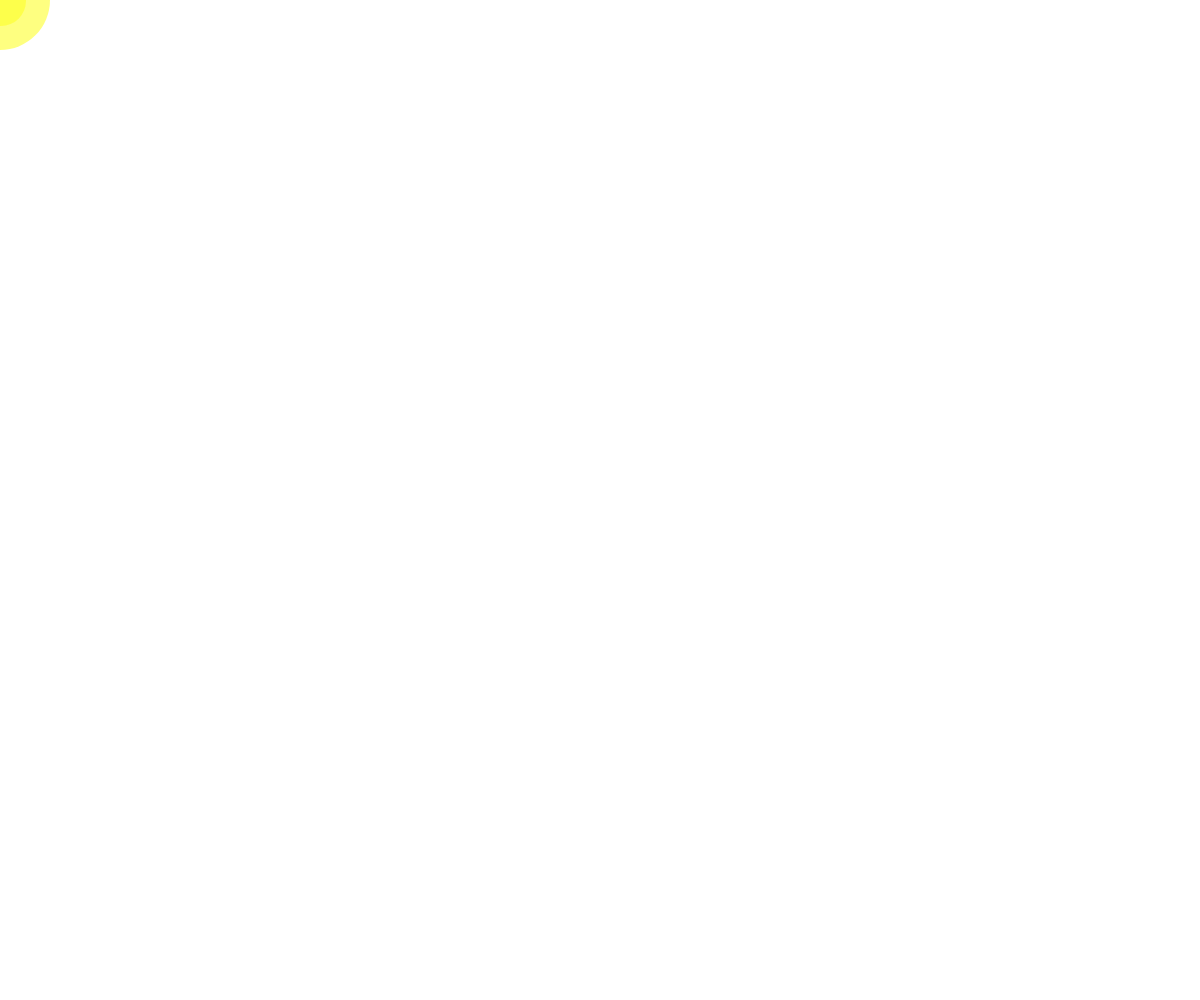
Frame 1 (no input)
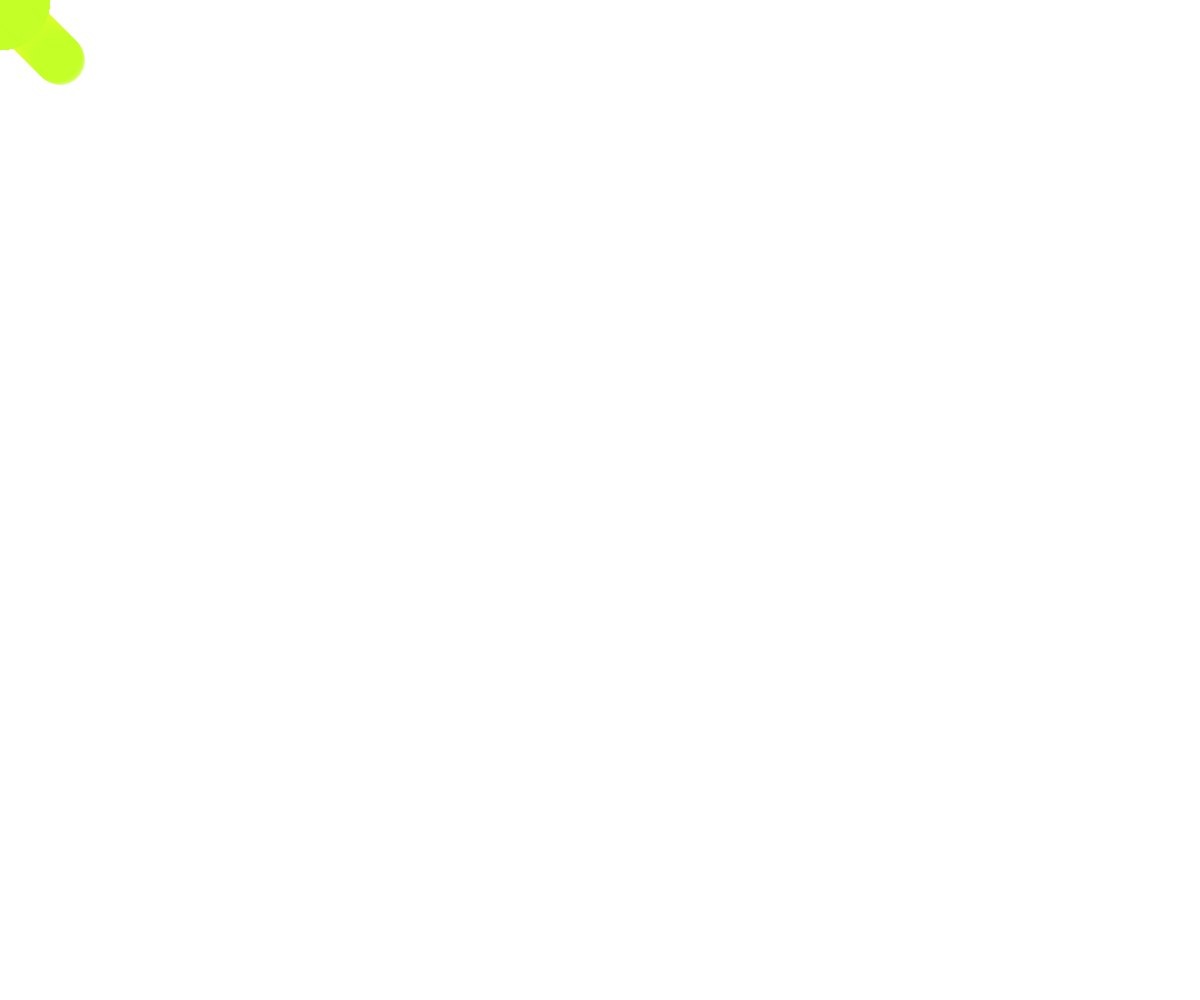
Frame 60 (no input)
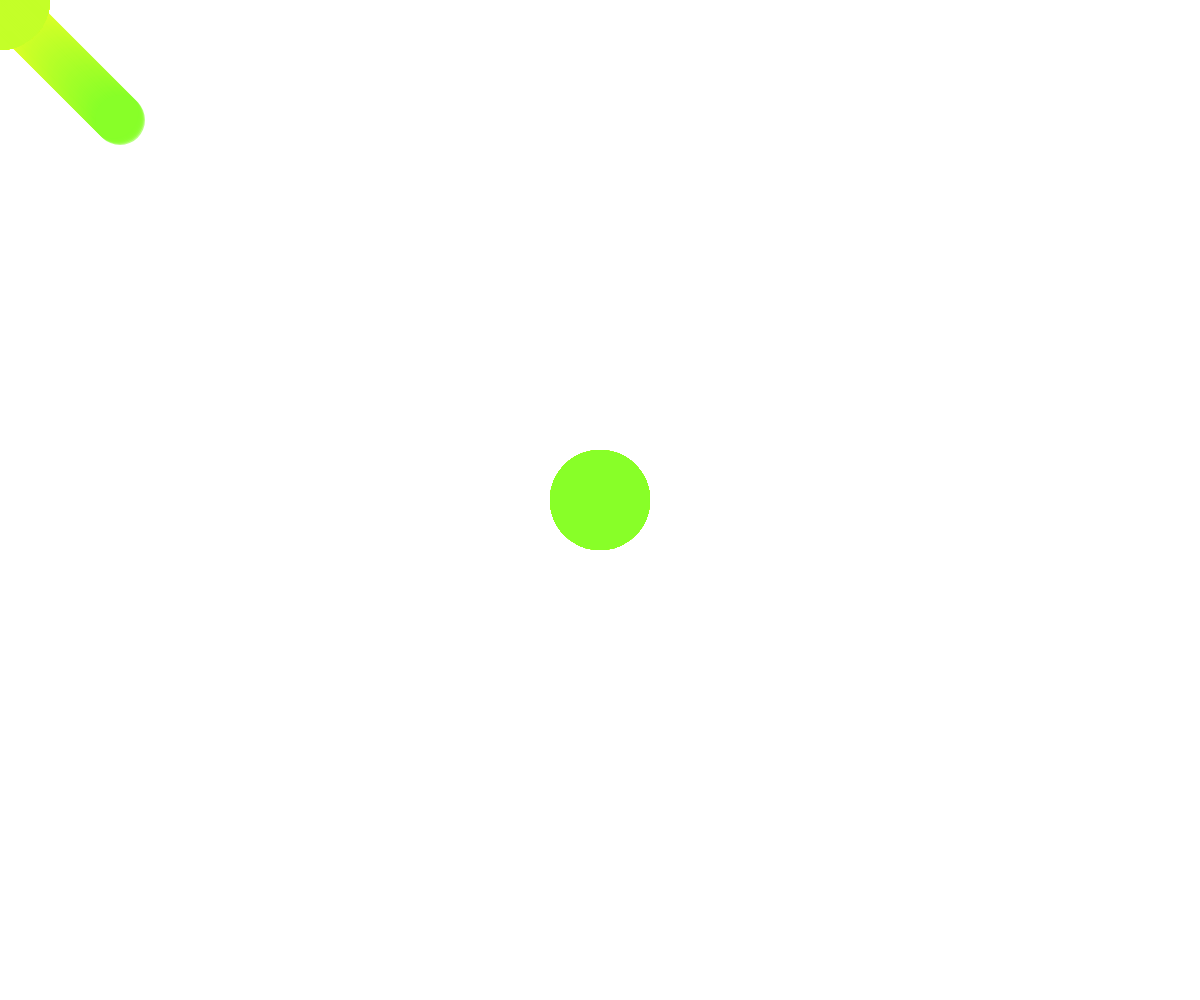
Frame 120 (the mouse pressed at the canvas centre since frame 60)

The p5.js sketch that drew these frames (run headless with seeded random() and noise() and a simulated clock; from frame 60 on, the mouse is pressed at the canvas centre):

// p5.js sketch
// ── sketch.js
function setup(){
	createCanvas(windowWidth,windowHeight);

}

let v = 0;
let x = 0;
let y = 0;
function draw(){
	
	v++;
	if(v>255){
		v=0;
	}
	x++;
	if(x>windowWidth){
		x=0;
	}
	y++;
	if(y>windowHeight){
		y=0;
	}
	fill(255-v,255,40,150);
	noStroke();
	ellipse(mouseX,mouseY,100,100);
	ellipse(x,y,50,50);
	fill(255,255,255);
	text("this is my secret message",500,100);
}
